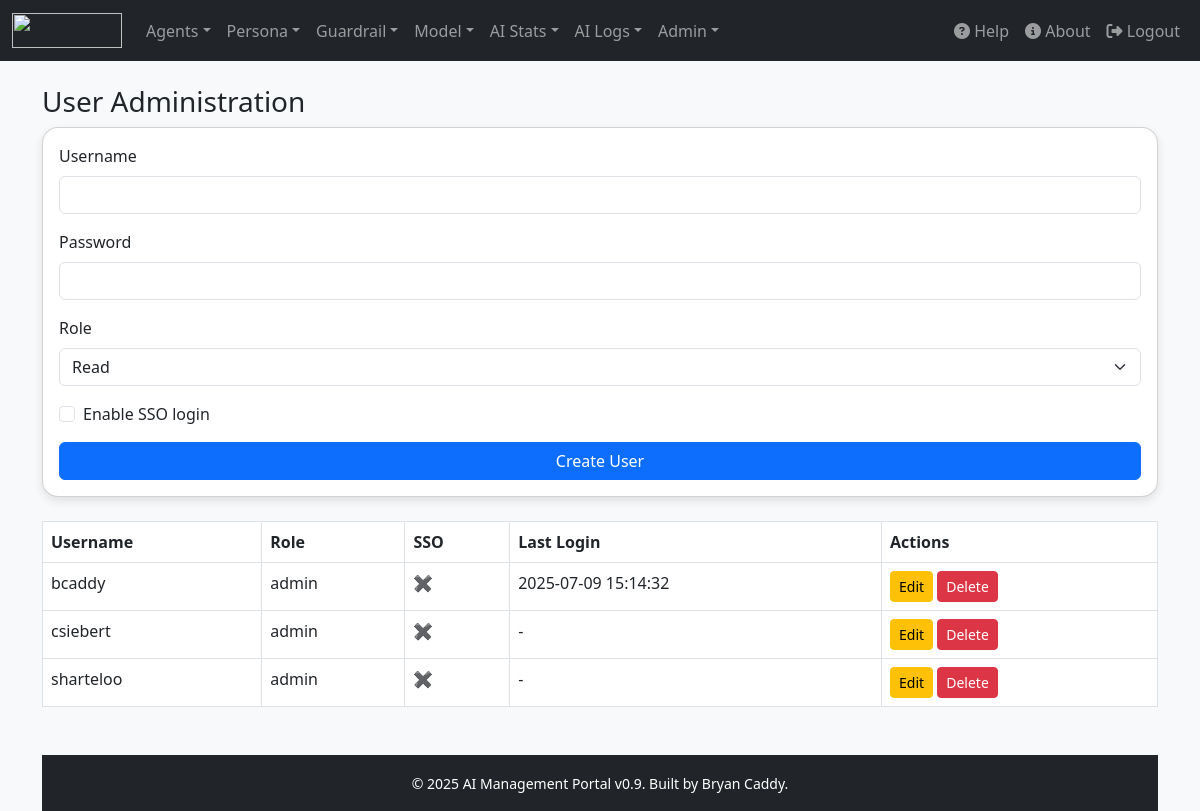
Page /user_admin.php (signed in) on the committed database.
### tables this page shows
CREATE TABLE IF NOT EXISTS `users` (
  `id` int(11) NOT NULL AUTO_INCREMENT,
  `username` varchar(50) NOT NULL,
  `password` varchar(255) NOT NULL,
  `email` varchar(100) DEFAULT NULL,
  `created_at` timestamp NOT NULL DEFAULT current_timestamp(),
  `use_sso` tinyint(1) NOT NULL DEFAULT 0,
  `sso_id` varchar(255) DEFAULT NULL,
  `role` enum('read','engineer','admin') NOT NULL DEFAULT 'read',
  `last_login` datetime DEFAULT NULL,
  PRIMARY KEY (`id`),
  UNIQUE KEY `username` (`username`)
);

### public/user_admin.php (the view, shortened to what this page needs)
<?php
require __DIR__ . '/../app/controllers/db.php';
$editingUser = null;
$users = $pdo->query("SELECT * FROM users ORDER BY username")->fetchAll();
?>
<h3>User Administration</h3>
<form method="post" class="card p-3 mb-4">
  <div class="mb-3">
    <label class="form-label">Username</label>
    <input type="text" name="username" class="form-control" required value="<?= htmlspecialchars($editingUser['username'] ?? '') ?>" <?= $editingUser ? 'readonly' : '' ?>>
  </div>
  <div class="mb-3">
    <label class="form-label">Password <?= $editingUser ? '(leave blank to keep current)' : '' ?></label>
    <input type="password" name="password" class="form-control" <?= $editingUser ? '' : 'required' ?>>
  </div>
  <div class="mb-3">
    <label class="form-label">Role</label>
    <select name="role" class="form-select" required>
      <?php foreach (['read', 'engineer', 'admin'] as $role): ?>
        <option value="<?= $role ?>" <?= ($editingUser['role'] ?? '') === $role ? 'selected' : '' ?>><?= ucfirst($role) ?></option>
      <?php endforeach; ?>
    </select>
  </div>
  <div class="form-check mb-3">
    <input class="form-check-input" type="checkbox" name="use_sso" id="use_sso" value="1" <?= !empty($editingUser['use_sso']) ? 'checked' : '' ?>>
    <label class="form-check-label" for="use_sso">Enable SSO login</label>
  </div>
  <button class="btn btn-primary" type="submit"><?= $editingUser ? 'Update' : 'Create' ?> User</button>
</form>
<table class="table table-bordered table-hover">
  <thead>
    <tr>
      <th>Username</th>
      <th>Role</th>
      <th>SSO</th>
      <th>Last Login</th>
      <th>Actions</th>
    </tr>
  </thead>
  <tbody>
    <?php foreach ($users as $user): ?>
      <tr>
        <td><?= htmlspecialchars($user['username']) ?></td>
        <td><?= htmlspecialchars($user['role']) ?></td>
        <td><?= $user['use_sso'] ? '&#10004;' : '&#x2716;' ?></td>
        <td><?= $user['last_login'] ?? '-' ?></td>
        <td>
          <a href="?edit=<?= $user['id'] ?>" class="btn btn-sm btn-warning">Edit</a>
          <a href="?delete=<?= $user['id'] ?>" class="btn btn-sm btn-danger" onclick="return confirm('Delete this user?')">Delete</a>
        </td>
      </tr>
    <?php endforeach; ?>
  </tbody>
</table>
<?php include 'includes/footer.php'; ?>
<?php
include 'includes/layout.php';

### public/includes/layout.php (style rules this page uses)
body { background-color: #f8f9fa; }
.card { border-radius: 1rem; box-shadow: 0 4px 10px rgba(0, 0, 0, 0.1); }

### rows in the picture
users: username "bcaddy", role "admin", last_login "2025-07-09 15:14:32"
users: username "csiebert", role "admin", last_login "-"
users: username "sharteloo", role "admin", last_login "-"

### other values in the picture
$portalVersion "v0.9"
form field role "Read"
